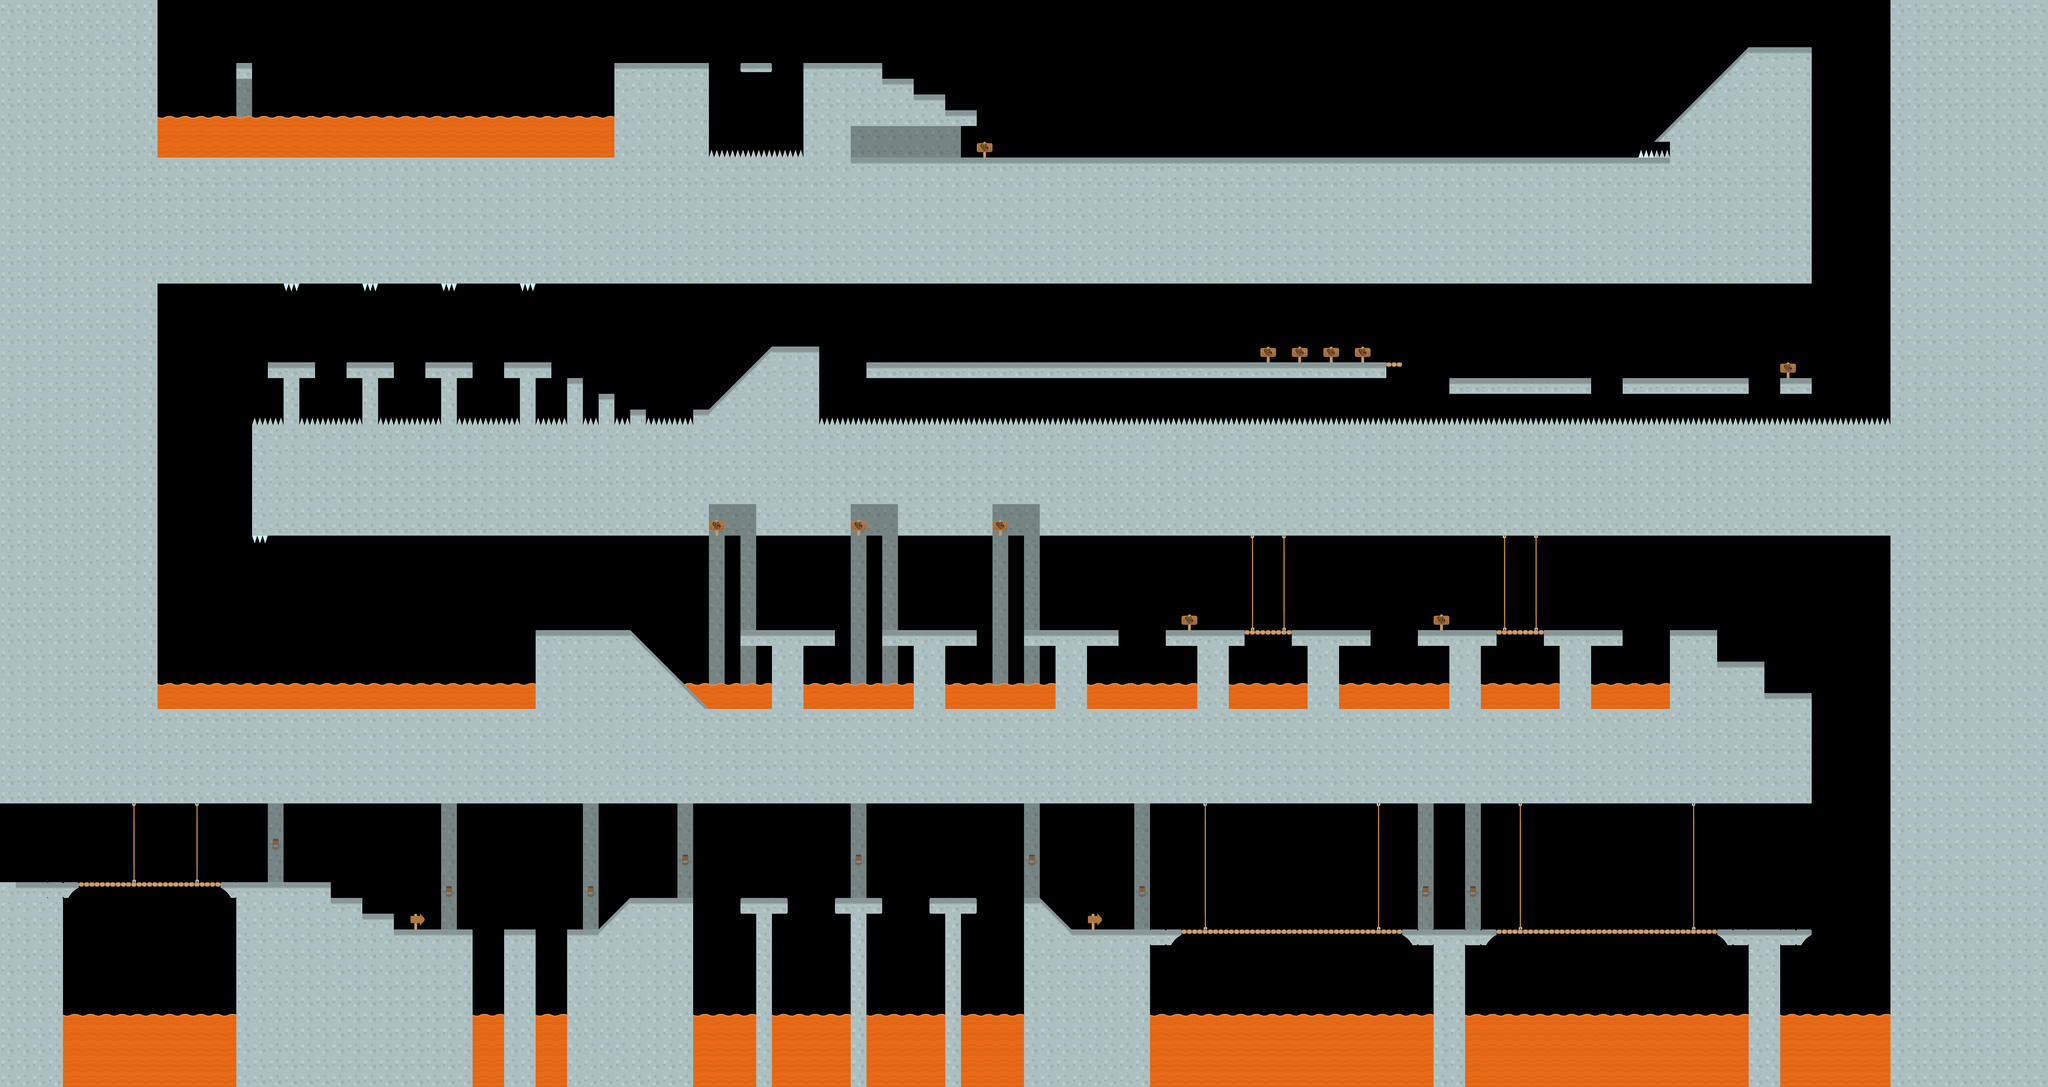

Rendered tile map (Tiled .tmx) drawn with the repository's tilesets; below, a short description and the map source with its tile grids summarised:
An orthogonal 130x69 tile map with 64x64 px tiles, 3 tile layers (background, groundBack, ground) and 93 objects (33x floor, 24x spawn, 14x color, 11x deathZone, 4x platform, ...).

<map version="1.0" orientation="orthogonal" renderorder="right-down" width="130" height="69" tilewidth="64" tileheight="64" nextobjectid="235">
 <tileset firstgid="1" name="tileset" tilewidth="64" tileheight="64">
  <image source="tileset.png" width="832" height="640" />
 </tileset>
 <layer name="background" width="130" height="69">
  <data>[8970 cells, 161 non-empty, 1 distinct tile ids]</data>
 </layer>
 <layer name="groundBack" width="130" height="69">
  <data>[8970 cells, 188 non-empty, 10 distinct tile ids]</data>
 </layer>
 <layer name="ground" width="130" height="69">
  <data>[8970 cells, 5121 non-empty, 22 distinct tile ids]</data>
 </layer>
 <objectgroup name="collision">
  <object id="127" name="floor" x="62.9167" y="3587.75" width="1281.92" height="24.5" />
  <object id="131" name="floor" x="1343.45" y="3609.73">
   <polyline points="0,0 0.363636,42.1818 128.364,42.5455 128.727,106.545 256.182,105.818 256.364,169.818 576.364,169.818 576,617.091" />
  </object>
  <object id="132" name="floor" x="2049" y="3780" width="125" height="446" />
  <object id="133" name="floor" x="3008" y="3650" width="191" height="61" />
  <object id="134" name="floor" x="3392" y="3650" width="190.5" height="61.5" />
  <object id="135" name="floor" x="3776" y="3650" width="192" height="62" />
  <object id="136" name="floor" x="4160" y="4224">
   <polyline points="0,0 2,-571 63,-571 192.409,-446 511.727,-447.273 510,2" />
  </object>
  <object id="140" name="floor" x="2305" y="4225">
   <polyline points="0,0 0,-445 127,-445 256,-573 510,-573 510,0" />
  </object>
  <object id="142" name="floor" x="4671.42" y="3776.83" width="2688.08" height="16.5833" />
  <object id="157" name="floor" x="7359.33" y="2815.67">
   <polyline points="0,0 -191.667,0.666667 -191.667,-128 -383.333,-127.667 -383.333,-256.333 -576,-255.667 -574.667,-33" />
  </object>
  <object id="158" name="floor" x="5760" y="2559.33" width="831.333" height="64" />
  <object id="159" name="floor" x="4734.67" y="2559.67" width="831.333" height="64" />
  <object id="161" name="floor" x="4161" y="2559" width="382" height="63" />
  <object id="162" name="floor" x="3585" y="2559" width="381" height="62" />
  <object id="163" name="floor" x="3005" y="2557" width="387" height="66" />
  <object id="164" name="floor" x="2815" y="2815">
   <polyline points="0,0 -256,-256 -639,-255.125 -639.029,0.855072" />
  </object>
  <object id="177" name="floor" x="1088" y="1472.67" width="190.667" height="63.3333" />
  <object id="178" name="floor" x="1408" y="1472" width="190.667" height="63.3333" />
  <object id="179" name="floor" x="1729.33" y="1471.33" width="189.333" height="64" />
  <object id="180" name="floor" x="2048" y="1470" width="191.333" height="66" />
  <object id="181" name="floor" x="2305.33" y="1536" width="61.3333" height="64" />
  <object id="182" name="floor" x="2432" y="1600" width="63.3333" height="64" />
  <object id="183" name="floor" x="2560.67" y="1663.33" width="62.6667" height="64" />
  <object id="186" name="floor" x="2817" y="1730">
   <polyline points="0,0 0,-66 62,-66 316.333,-321.333 511,-321.333 511,6" />
  </object>
  <object id="193" name="floor" x="3520" y="1472" width="2112" height="64" />
  <object id="198" name="floor" x="5888" y="1537" width="576" height="62.75" />
  <object id="201" name="floor" x="6592" y="1537" width="511.75" height="62.875" />
  <object id="202" name="floor" x="7232" y="1537" width="127.875" height="62.75" />
  <object id="204" name="bridge" x="5631.62" y="1472.62" width="64.375" height="18.875" />
  <object id="208" name="roof" x="7693" y="2175">
   <polyline points="0,0 -3469,0 -3469,-127 -3662,-127 -3661,0 -4045,2 -4044,-128 -4238,-128 -4238,0 -4622,0 -4620,-129 -4815,-130 -4815,2 -6670,-1 -6670,-446" />
  </object>
  <object id="211" name="wall" x="7684.85" y="4400">
   <polyline points="0,0 -2.84848,-4394" />
  </object>
  <object id="212" name="wall" x="639.636" y="3.45455">
   <polyline points="0,0 0.363636,2876.55" />
  </object>
  <object id="213" name="roof" x="644" y="1150">
   <polyline points="0,0 6714,4 6716,-896" />
  </object>
  <object id="214" name="tuppi" x="7364.5" y="255.75">
   <polyline points="-4.25,0.875 -4.25,-63.625 -260.75,-63.75 -645.5,320.5 -580.25,320.25 -580.75,385.25 -644.25,385.25 -3908.99,386.447 -3909.5,255.583" />
  </object>
  <object id="223" name="floor" x="980" y="256" width="26" height="67" />
  <object id="226" name="floor" x="3968" y="511.5">
   <polyline points="0,0 0,-64 -128.5,-64 -128,-128 -256,-128 -255.5,-192 -385,-191 -384.5,-256 -704.667,-255.5 -703.667,128.167" />
  </object>
  <object id="227" name="floor" x="2879" y="640">
   <polyline points="0,0 1.5,-385 -384,-384 -383.5,0.5" />
  </object>
  <object id="231" name="floor" x="3005" y="255" width="131" height="40" />
  <object id="233" name="floor" x="7358" y="2818">
   <polyline points="0,0 2,446 -7355,445" />
  </object>
 </objectgroup>
 <objectgroup name="items">
  <object id="51" name="color" x="6848.67" y="2438" width="62" height="64">
   <properties>
    <property name="power" value="0.10" />
   </properties>
  </object>
  <object id="52" name="color" x="3842.02" y="3508.08" width="62" height="64">
   <properties>
    <property name="power" value="0.10" />
   </properties>
  </object>
  <object id="55" name="color" x="3073.7" y="3570.51" width="62" height="64">
   <properties>
    <property name="power" value="0.10" />
   </properties>
  </object>
  <object id="56" name="color" x="2080.37" y="3710.85" width="62" height="64">
   <properties>
    <property name="power" value="0.05" />
   </properties>
  </object>
  <object id="82" name="color" x="749.367" y="88.18" width="62" height="64">
   <properties>
    <property name="power" value="0.99" />
   </properties>
  </object>
  <object id="83" name="color" x="960.7" y="90.9106" width="62" height="64">
   <properties>
    <property name="power" value="0.05" />
   </properties>
  </object>
  <object id="85" name="color" x="3037.33" y="178.67" width="62" height="64">
   <properties>
    <property name="power" value="0.05" />
   </properties>
  </object>
  <object id="87" name="color" x="2176" y="1380" width="62" height="64">
   <properties>
    <property name="power" value="0.015" />
   </properties>
  </object>
  <object id="88" name="color" x="2377" y="2432.67" width="62" height="64">
   <properties>
    <property name="power" value="0.015" />
   </properties>
  </object>
  <object id="89" name="color" x="2303.12" y="2432.85" width="62" height="64">
   <properties>
    <property name="power" value="0.05" />
   </properties>
  </object>
  </objectgroup>
 <objectgroup name="platform">
  <!-- 4 objects omitted --></objectgroup>
</map>
<!-- 44 of 93 objects omitted -->
